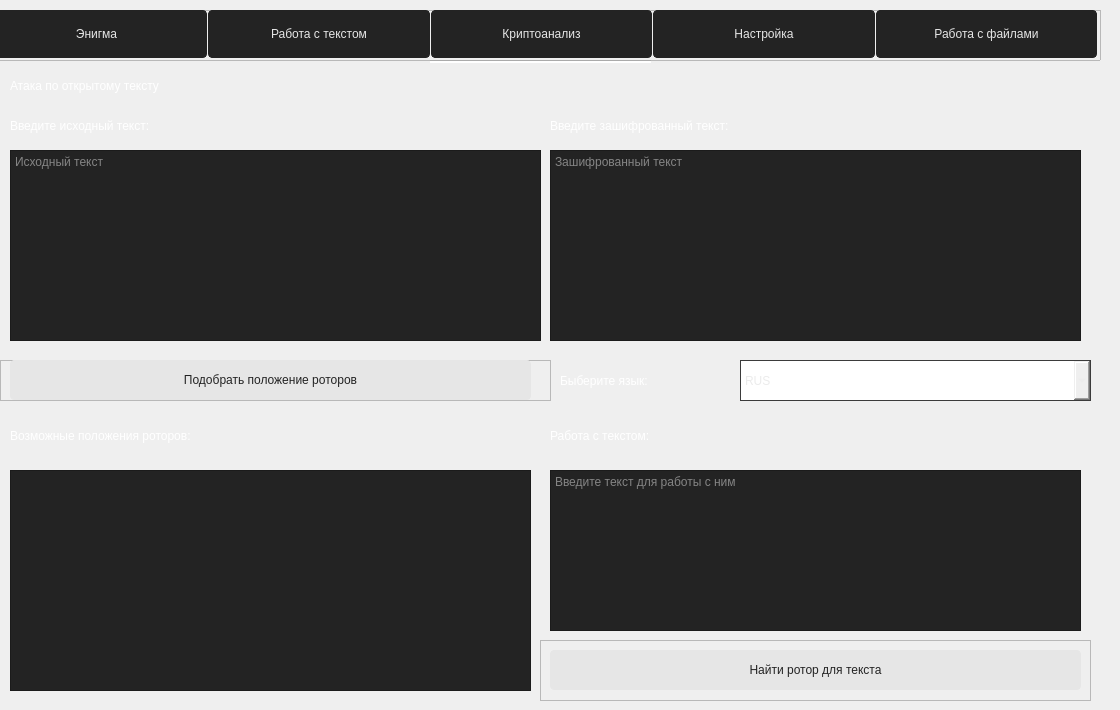
    <widget class="QWidget" name="tab_4">
     <attribute name="title">
      <string>Криптоанализ</string>
     </attribute>
     <widget class="QLabel" name="label_6">
      <property name="geometry">
       <rect>
        <x>10</x>
        <y>70</y>
        <width>321</width>
        <height>31</height>
       </rect>
      </property>
      <property name="styleSheet">
       <string notr="true">color: rgb(255, 255, 255);</string>
      </property>
      <property name="text">
       <string>Атака по открытому тексту</string>
      </property>
     </widget>
     <widget class="QLabel" name="label_7">
      <property name="geometry">
       <rect>
        <x>10</x>
        <y>110</y>
        <width>531</width>
        <height>31</height>
       </rect>
      </property>
      <property name="styleSheet">
       <string notr="true">color: rgb(255, 255, 255);</string>
      </property>
      <property name="text">
       <string>Введите исходный текст:</string>
      </property>
     </widget>
     <widget class="QPlainTextEdit" name="plainTextEdit_7">
      <property name="geometry">
       <rect>
        <x>10</x>
        <y>150</y>
        <width>531</width>
        <height>191</height>
       </rect>
      </property>
      <property name="styleSheet">
       <string notr="true">color: rgb(230, 230, 230);
font: 16pt &quot;Consolas&quot;;
background-color: rgb(35, 35, 35);</string>
      </property>
      <property name="placeholderText">
       <string>Исходный текст</string>
      </property>
     </widget>
     <widget class="QLabel" name="label_8">
      <property name="geometry">
       <rect>
        <x>550</x>
        <y>110</y>
        <width>521</width>
        <height>31</height>
       </rect>
      </property>
      <property name="styleSheet">
       <string notr="true">color: rgb(255, 255, 255);</string>
      </property>
      <property name="text">
       <string>Введите зашифрованный текст:</string>
      </property>
     </widget>
     <widget class="QPlainTextEdit" name="plainTextEdit_8">
      <property name="geometry">
       <rect>
        <x>550</x>
        <y>150</y>
        <width>531</width>
        <height>191</height>
       </rect>
      </property>
      <property name="styleSheet">
       <string notr="true">color: rgb(230, 230, 230);
font: 16pt &quot;Consolas&quot;;
background-color: rgb(35, 35, 35);</string>
      </property>
      <property name="placeholderText">
       <string>Зашифрованный текст </string>
      </property>
     </widget>
     <widget class="QFrame" name="frame_15">
      <property name="geometry">
       <rect>
        <x>0</x>
        <y>360</y>
        <width>551</width>
        <height>41</height>
       </rect>
      </property>
      <property name="styleSheet">
       <string notr="true">QPushButton{
	border: 1px solid rgb(230, 230, 230);
	background-color: rgb(230, 230, 230);
	border-radius: 4px;
	color: rgb(35, 35, 35);
}

QPushButton:hover{
	background-color: rgb(0, 65, 65);
	border: 1px solid rgb(0, 35, 35);
}
QPushButton:pressed{
	color: rgb(255, 255, 255);
	background-color: rgb(0, 35, 35);
	border: 1px solid rgb(0, 15, 15);
}</string>
      </property>
      <property name="frameShape">
       <enum>QFrame::StyledPanel</enum>
      </property>
      <property name="frameShadow">
       <enum>QFrame::Raised</enum>
      </property>
      <widget class="QPushButton" name="pushButton_40">
       <property name="geometry">
        <rect>
         <x>10</x>
         <y>0</y>
         <width>521</width>
         <height>40</height>
        </rect>
       </property>
       <property name="minimumSize">
        <size>
         <width>0</width>
         <height>40</height>
        </size>
       </property>
       <property name="styleSheet">
        <string notr="true"/>
       </property>
       <property name="text">
        <string>Подобрать положение роторов</string>
       </property>
      </widget>
     </widget>
     <widget class="QLabel" name="label_9">
      <property name="geometry">
       <rect>
        <x>560</x>
        <y>360</y>
        <width>171</width>
        <height>41</height>
       </rect>
      </property>
      <property name="styleSheet">
       <string notr="true">color: rgb(255, 255, 255);</string>
      </property>
      <property name="text">
       <string>Быберите язык:</string>
      </property>
     </widget>
     <widget class="QComboBox" name="comboBox_2">
      <property name="geometry">
       <rect>
        <x>740</x>
        <y>360</y>
        <width>351</width>
        <height>41</height>
       </rect>
      </property>
      <property name="styleSheet">
       <string notr="true">color: rgb(235, 235, 235);
font: 18pt &quot;Segoe UI&quot;;
border: 1px solid rgb(59, 59, 59);</string>
      </property>
      <item>
       <property name="text">
        <string>RUS</string>
       </property>
      </item>
      <item>
       <property name="text">
        <string>ENG</string>
       </property>
      </item>
     </widget>
     <widget class="QLabel" name="label_10">
      <property name="geometry">
       <rect>
        <x>10</x>
        <y>420</y>
        <width>531</width>
        <height>31</height>
       </rect>
      </property>
      <property name="styleSheet">
       <string notr="true">color: rgb(255, 255, 255);</string>
      </property>
      <property name="text">
       <string>Возможные положения роторов:</string>
      </property>
     </widget>
     <widget class="QListWidget" name="listWidget">
      <property name="geometry">
       <rect>
        <x>10</x>
        <y>470</y>
        <width>521</width>
        <height>221</height>
       </rect>
      </property>
      <property name="styleSheet">
       <string notr="true">color: rgb(255, 255, 255);
font-size: 18px;
background-color: rgb(35, 35, 35);</string>
      </property>
     </widget>
     <widget class="QFrame" name="frame_17">
      <property name="geometry">
       <rect>
        <x>-10</x>
        <y>10</y>
        <width>1111</width>
        <height>51</height>
       </rect>
      </property>
      <property name="styleSheet">
       <string notr="true">QPushButton{
	border: 1px solid rgb(35, 35, 35);
	background-color: rgb(35, 35, 35);
	border-radius: 4px;
	color: rgb(230, 230, 230);
}

QPushButton:hover{
	background-color: rgb(0, 65, 65);
	border: 1px solid rgb(0, 35, 35);
}
QPushButton:pressed{
	background-color: rgb(0, 35, 35);
	border: 1px solid rgb(0, 15, 15);
}</string>
      </property>
      <property name="frameShape">
       <enum>QFrame::StyledPanel</enum>
      </property>
      <property name="frameShadow">
       <enum>QFrame::Raised</enum>
      </property>
      <widget class="QWidget" name="horizontalLayoutWidget_9">
       <property name="geometry">
        <rect>
         <x>-4</x>
         <y>0</y>
         <width>1111</width>
         <height>51</height>
        </rect>
       </property>
       <layout class="QHBoxLayout" name="horizontalLayout_9">
        <property name="spacing">
         <number>1</number>
        </property>
        <property name="sizeConstraint">
         <enum>QLayout::SetMaximumSize</enum>
        </property>
        <property name="leftMargin">
         <number>0</number>
        </property>
        <item>
         <widget class="QPushButton" name="pushButton_41">
          <property name="minimumSize">
           <size>
            <width>0</width>
            <height>48</height>
           </size>
          </property>
          <property name="text">
           <string>Энигма</string>
          </property>
         </widget>
        </item>
        <item>
         <widget class="QPushButton" name="pushButton_42">
          <property name="minimumSize">
           <size>
            <width>0</width>
            <height>48</height>
           </size>
          </property>
          <property name="text">
           <string>Работа с текстом</string>
          </property>
         </widget>
        </item>
        <item>
         <widget class="QPushButton" name="pushButton_15">
          <property name="minimumSize">
           <size>
            <width>0</width>
            <height>48</height>
           </size>
          </property>
          <property name="styleSheet">
           <string notr="true"/>
          </property>
          <property name="text">
           <string>Криптоанализ</string>
          </property>
         </widget>
        </item>
        <item>
         <widget class="QPushButton" name="pushButton_43">
          <property name="minimumSize">
           <size>
            <width>0</width>
            <height>48</height>
           </size>
          </property>
          <property name="text">
           <string>Настройка</string>
          </property>
         </widget>
        </item>
        <item>
         <widget class="QPushButton" name="pushButton_44">
          <property name="minimumSize">
           <size>
            <width>0</width>
            <height>48</height>
           </size>
          </property>
          <property name="text">
           <string>Работа с файлами</string>
          </property>
         </widget>
        </item>
       </layout>
      </widget>
     </widget>
     <widget class="Line" name="line_4">
      <property name="geometry">
       <rect>
        <x>430</x>
        <y>60</y>
        <width>221</width>
        <height>3</height>
       </rect>
      </property>
      <property name="styleSheet">
       <string notr="true">background-color: rgb(255, 255, 255);</string>
      </property>
      <property name="orientation">
       <enum>Qt::Horizontal</enum>
      </property>
     </widget>
     <widget class="QLabel" name="label_30">
      <property name="geometry">
       <rect>
        <x>550</x>
        <y>420</y>
        <width>531</width>
        <height>31</height>
       </rect>
      </property>
      <property name="styleSheet">
       <string notr="true">color: rgb(255, 255, 255);</string>
      </property>
      <property name="text">
       <string>Работа с текстом:</string>
      </property>
     </widget>
     <widget class="QPlainTextEdit" name="plainTextEdit_9">
      <property name="geometry">
       <rect>
        <x>550</x>
        <y>470</y>
        <width>531</width>
        <height>161</height>
       </rect>
      </property>
      <property name="styleSheet">
       <string notr="true">color: rgb(230, 230, 230);
font: 16pt &quot;Consolas&quot;;
background-color: rgb(35, 35, 35);</string>
      </property>
      <property name="placeholderText">
       <string>Введите текст для работы с ним</string>
      </property>
     </widget>
     <widget class="QFrame" name="frame_18">
      <property name="geometry">
       <rect>
        <x>540</x>
        <y>640</y>
        <width>551</width>
        <height>61</height>
       </rect>
      </property>
      <property name="styleSheet">
       <string notr="true">QPushButton{
	border: 1px solid rgb(230, 230, 230);
	background-color: rgb(230, 230, 230);
	border-radius: 4px;
	color: rgb(35, 35, 35);
}

QPushButton:hover{
	background-color: rgb(0, 65, 65);
	border: 1px solid rgb(0, 35, 35);
}
QPushButton:pressed{
	color: rgb(255, 255, 255);
	background-color: rgb(0, 35, 35);
	border: 1px solid rgb(0, 15, 15);
}</string>
      </property>
      <property name="frameShape">
       <enum>QFrame::StyledPanel</enum>
      </property>
      <property name="frameShadow">
       <enum>QFrame::Raised</enum>
      </property>
      <widget class="QPushButton" name="pushButton_45">
       <property name="geometry">
        <rect>
         <x>10</x>
         <y>10</y>
         <width>531</width>
         <height>40</height>
        </rect>
       </property>
       <property name="minimumSize">
        <size>
         <width>0</width>
         <height>40</height>
        </size>
       </property>
       <property name="styleSheet">
        <string notr="true"/>
       </property>
       <property name="text">
        <string>Найти ротор для текста</string>
       </property>
      </widget>
     </widget>
    </widget>
